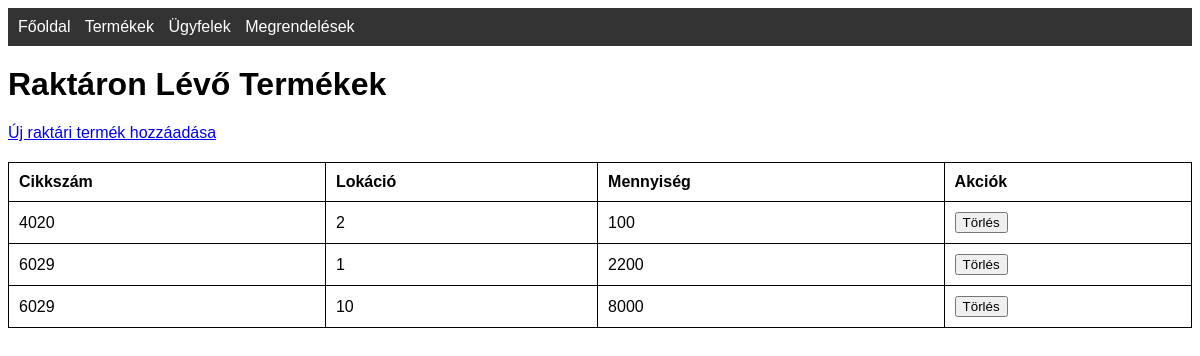
Page /stock on the earlier database version.
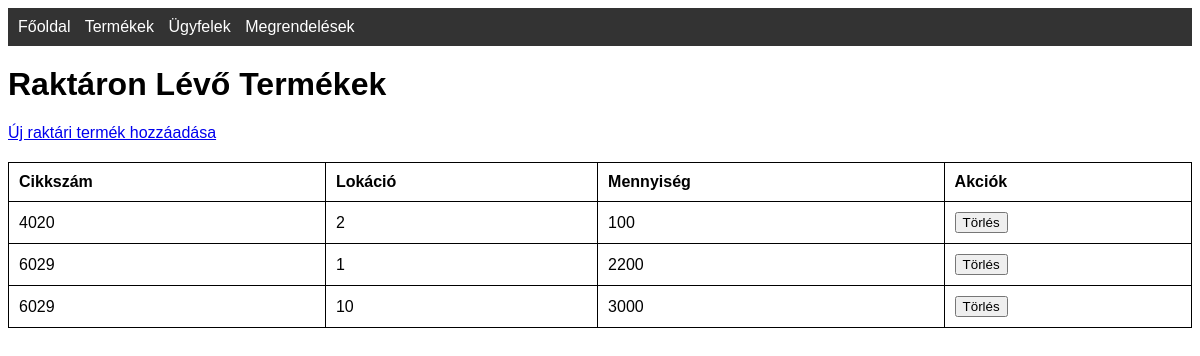
Same page on the later database version.
### tables this page shows
CREATE TABLE stock (
            id INTEGER PRIMARY KEY,
            cikkszam TEXT,
            lokacio TEXT,
            mennyiseg INTEGER,
            FOREIGN KEY (cikkszam) REFERENCES products(cikkszam) ON DELETE CASCADE
        );

CREATE TABLE products (
                    id INTEGER PRIMARY KEY,
                    cikkszam TEXT UNIQUE,
                    nev TEXT,
                    ar REAL,
                    suly REAL,
                    kategoria TEXT);

### app.py (the view)
@app.route('/stock')
def stock():
    conn = get_db_connection()
    stock = conn.execute('''SELECT stock.id, products.cikkszam, stock.lokacio, stock.mennyiseg
                            FROM stock
                            JOIN products ON stock.cikkszam = products.cikkszam''').fetchall()
    conn.close()
    return render_template('stock.html', stock=stock)

### app.py (called while the page is built)
def get_db_connection():
    conn = sqlite3.connect('database.db')
    conn.row_factory = sqlite3.Row
    return conn

### templates/stock.html (shortened to what this page needs)
<!DOCTYPE html>
<html lang="hu">
<head>
    <link rel="stylesheet" href="{{ url_for('static', filename='css/style.css') }}">
</head>
<body>
    <nav>
        <a href="{{ url_for('index') }}">Főoldal</a>
        <a href="{{ url_for('products') }}">Termékek</a>
        <a href="{{ url_for('customers') }}">Ügyfelek</a>
        <a href="{{ url_for('orders') }}">Megrendelések</a>
    </nav>
    <h1>Raktáron Lévő Termékek</h1>
    <a href="{{ url_for('add_stock') }}">Új raktári termék hozzáadása</a>
    <table>
        <thead>
            <tr>
                <th>Cikkszám</th>
                <th>Lokáció</th>
                <th>Mennyiség</th>
                <th>Akciók</th>
            </tr>
        </thead>
        <tbody>
            {% for item in stock %}
            <tr>
                <td>{{ item.cikkszam }}</td>
                <td>{{ item.lokacio }}</td>
                <td>{{ item.mennyiseg }}</td>
                <td>
                    <form action="{{ url_for('delete_stock', stock_id=item.id) }}" method="POST" style="display:inline;">
                        <button type="submit" onclick="return confirm('Biztosan törli a rekordot?');">Törlés</button>
                    </form>
                </td>
            </tr>
            {% endfor %}
        </tbody>
    </table>
</body>
</html>

Differences in the rows shown:
changed stock (number 3 of 3 on the later page): mennyiseg "8000" → "3000"
